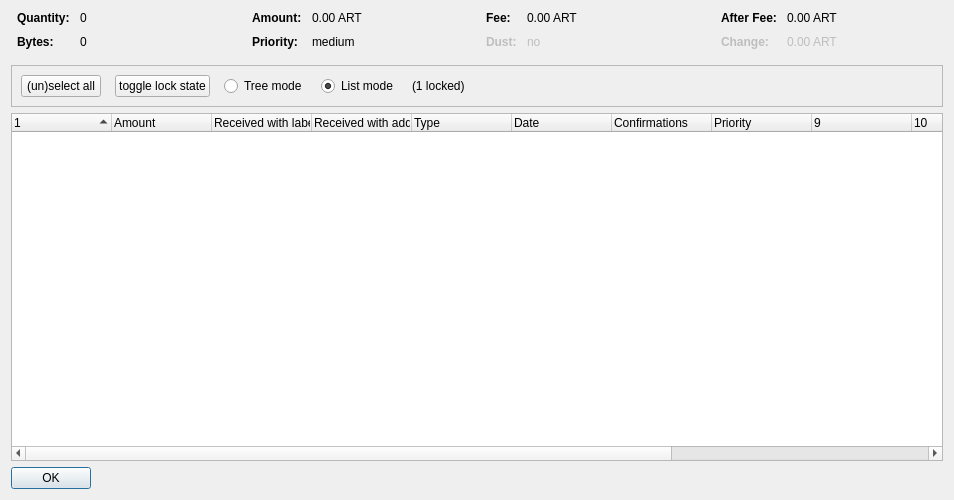
<?xml version="1.0" encoding="UTF-8"?>
<ui version="4.0">
 <class>CoinControlDialog</class>
 <widget class="QDialog" name="CoinControlDialog">
  <property name="geometry">
   <rect>
    <x>0</x>
    <y>0</y>
    <width>954</width>
    <height>500</height>
   </rect>
  </property>
  <property name="windowTitle">
   <string>Coin Selection</string>
  </property>
  <layout class="QVBoxLayout" name="verticalLayout">
   <item>
    <layout class="QHBoxLayout" name="horizontalLayoutTop" stretch="0,0,0,0">
     <property name="topMargin">
      <number>0</number>
     </property>
     <property name="bottomMargin">
      <number>10</number>
     </property>
     <item>
      <layout class="QFormLayout" name="formLayoutCoinControl1">
       <property name="horizontalSpacing">
        <number>10</number>
       </property>
       <property name="verticalSpacing">
        <number>10</number>
       </property>
       <property name="leftMargin">
        <number>6</number>
       </property>
       <property name="rightMargin">
        <number>6</number>
       </property>
       <item row="0" column="0">
        <widget class="QLabel" name="labelCoinControlQuantityText">
         <property name="font">
          <font>
           <weight>75</weight>
           <bold>true</bold>
          </font>
         </property>
         <property name="text">
          <string>Quantity:</string>
         </property>
        </widget>
       </item>
       <item row="0" column="1">
        <widget class="QLabel" name="labelCoinControlQuantity">
         <property name="cursor">
          <cursorShape>IBeamCursor</cursorShape>
         </property>
         <property name="contextMenuPolicy">
          <enum>Qt::ActionsContextMenu</enum>
         </property>
         <property name="text">
          <string notr="true">0</string>
         </property>
         <property name="textInteractionFlags">
          <set>Qt::LinksAccessibleByMouse|Qt::TextSelectableByKeyboard|Qt::TextSelectableByMouse</set>
         </property>
        </widget>
       </item>
       <item row="1" column="0">
        <widget class="QLabel" name="labelCoinControlBytesText">
         <property name="font">
          <font>
           <weight>75</weight>
           <bold>true</bold>
          </font>
         </property>
         <property name="text">
          <string>Bytes:</string>
         </property>
        </widget>
       </item>
       <item row="1" column="1">
        <widget class="QLabel" name="labelCoinControlBytes">
         <property name="cursor">
          <cursorShape>IBeamCursor</cursorShape>
         </property>
         <property name="contextMenuPolicy">
          <enum>Qt::ActionsContextMenu</enum>
         </property>
         <property name="text">
          <string notr="true">0</string>
         </property>
         <property name="textInteractionFlags">
          <set>Qt::LinksAccessibleByMouse|Qt::TextSelectableByKeyboard|Qt::TextSelectableByMouse</set>
         </property>
        </widget>
       </item>
      </layout>
     </item>
     <item>
      <layout class="QFormLayout" name="formLayoutCoinControl2">
       <property name="horizontalSpacing">
        <number>10</number>
       </property>
       <property name="verticalSpacing">
        <number>10</number>
       </property>
       <property name="leftMargin">
        <number>6</number>
       </property>
       <property name="rightMargin">
        <number>6</number>
       </property>
       <item row="0" column="0">
        <widget class="QLabel" name="labelCoinControlAmountText">
         <property name="font">
          <font>
           <weight>75</weight>
           <bold>true</bold>
          </font>
         </property>
         <property name="text">
          <string>Amount:</string>
         </property>
        </widget>
       </item>
       <item row="0" column="1">
        <widget class="QLabel" name="labelCoinControlAmount">
         <property name="cursor">
          <cursorShape>IBeamCursor</cursorShape>
         </property>
         <property name="contextMenuPolicy">
          <enum>Qt::ActionsContextMenu</enum>
         </property>
         <property name="text">
          <string notr="true">0.00 ART</string>
         </property>
         <property name="textInteractionFlags">
          <set>Qt::LinksAccessibleByMouse|Qt::TextSelectableByKeyboard|Qt::TextSelectableByMouse</set>
         </property>
        </widget>
       </item>
       <item row="1" column="0">
        <widget class="QLabel" name="labelCoinControlPriorityText">
         <property name="font">
          <font>
           <weight>75</weight>
           <bold>true</bold>
          </font>
         </property>
         <property name="text">
          <string>Priority:</string>
         </property>
        </widget>
       </item>
       <item row="1" column="1">
        <widget class="QLabel" name="labelCoinControlPriority">
         <property name="cursor">
          <cursorShape>IBeamCursor</cursorShape>
         </property>
         <property name="contextMenuPolicy">
          <enum>Qt::ActionsContextMenu</enum>
         </property>
         <property name="text">
          <string>medium</string>
         </property>
         <property name="textInteractionFlags">
          <set>Qt::LinksAccessibleByMouse|Qt::TextSelectableByKeyboard|Qt::TextSelectableByMouse</set>
         </property>
        </widget>
       </item>
      </layout>
     </item>
     <item>
      <layout class="QFormLayout" name="formLayoutCoinControl3">
       <property name="horizontalSpacing">
        <number>10</number>
       </property>
       <property name="verticalSpacing">
        <number>10</number>
       </property>
       <property name="leftMargin">
        <number>6</number>
       </property>
       <property name="rightMargin">
        <number>6</number>
       </property>
       <item row="0" column="0">
        <widget class="QLabel" name="labelCoinControlFeeText">
         <property name="font">
          <font>
           <weight>75</weight>
           <bold>true</bold>
          </font>
         </property>
         <property name="text">
          <string>Fee:</string>
         </property>
        </widget>
       </item>
       <item row="0" column="1">
        <widget class="QLabel" name="labelCoinControlFee">
         <property name="cursor">
          <cursorShape>IBeamCursor</cursorShape>
         </property>
         <property name="contextMenuPolicy">
          <enum>Qt::ActionsContextMenu</enum>
         </property>
         <property name="text">
          <string notr="true">0.00 ART</string>
         </property>
         <property name="textInteractionFlags">
          <set>Qt::LinksAccessibleByMouse|Qt::TextSelectableByKeyboard|Qt::TextSelectableByMouse</set>
         </property>
        </widget>
       </item>
       <item row="1" column="0">
        <widget class="QLabel" name="labelCoinControlLowOutputText">
         <property name="enabled">
          <bool>false</bool>
         </property>
         <property name="font">
          <font>
           <weight>75</weight>
           <bold>true</bold>
          </font>
         </property>
         <property name="text">
          <string>Dust:</string>
         </property>
        </widget>
       </item>
       <item row="1" column="1">
        <widget class="QLabel" name="labelCoinControlLowOutput">
         <property name="enabled">
          <bool>false</bool>
         </property>
         <property name="cursor">
          <cursorShape>IBeamCursor</cursorShape>
         </property>
         <property name="contextMenuPolicy">
          <enum>Qt::ActionsContextMenu</enum>
         </property>
         <property name="text">
          <string>no</string>
         </property>
         <property name="textInteractionFlags">
          <set>Qt::LinksAccessibleByMouse|Qt::TextSelectableByKeyboard|Qt::TextSelectableByMouse</set>
         </property>
        </widget>
       </item>
      </layout>
     </item>
     <item>
      <layout class="QFormLayout" name="formLayoutCoinControl4">
       <property name="horizontalSpacing">
        <number>10</number>
       </property>
       <property name="verticalSpacing">
        <number>10</number>
       </property>
       <property name="leftMargin">
        <number>6</number>
       </property>
       <property name="rightMargin">
        <number>6</number>
       </property>
       <item row="0" column="0">
        <widget class="QLabel" name="labelCoinControlAfterFeeText">
         <property name="font">
          <font>
           <weight>75</weight>
           <bold>true</bold>
          </font>
         </property>
         <property name="text">
          <string>After Fee:</string>
         </property>
        </widget>
       </item>
       <item row="0" column="1">
        <widget class="QLabel" name="labelCoinControlAfterFee">
         <property name="cursor">
          <cursorShape>IBeamCursor</cursorShape>
         </property>
         <property name="contextMenuPolicy">
          <enum>Qt::ActionsContextMenu</enum>
         </property>
         <property name="text">
          <string notr="true">0.00 ART</string>
         </property>
         <property name="textInteractionFlags">
          <set>Qt::LinksAccessibleByMouse|Qt::TextSelectableByKeyboard|Qt::TextSelectableByMouse</set>
         </property>
        </widget>
       </item>
       <item row="1" column="0">
        <widget class="QLabel" name="labelCoinControlChangeText">
         <property name="enabled">
          <bool>false</bool>
         </property>
         <property name="font">
          <font>
           <weight>75</weight>
           <bold>true</bold>
          </font>
         </property>
         <property name="text">
          <string>Change:</string>
         </property>
        </widget>
       </item>
       <item row="1" column="1">
        <widget class="QLabel" name="labelCoinControlChange">
         <property name="enabled">
          <bool>false</bool>
         </property>
         <property name="cursor">
          <cursorShape>IBeamCursor</cursorShape>
         </property>
         <property name="contextMenuPolicy">
          <enum>Qt::ActionsContextMenu</enum>
         </property>
         <property name="text">
          <string notr="true">0.00 ART</string>
         </property>
         <property name="textInteractionFlags">
          <set>Qt::LinksAccessibleByMouse|Qt::TextSelectableByKeyboard|Qt::TextSelectableByMouse</set>
         </property>
        </widget>
       </item>
      </layout>
     </item>
    </layout>
   </item>
   <item>
    <widget class="QFrame" name="frame">
     <property name="minimumSize">
      <size>
       <width>0</width>
       <height>40</height>
      </size>
     </property>
     <property name="frameShape">
      <enum>QFrame::StyledPanel</enum>
     </property>
     <property name="frameShadow">
      <enum>QFrame::Sunken</enum>
     </property>
     <layout class="QHBoxLayout" name="horizontalLayout">
      <item>
       <layout class="QHBoxLayout" name="horizontalLayoutPanel" stretch="0,0,0,0,0,0">
        <property name="spacing">
         <number>14</number>
        </property>
        <item>
         <widget class="QPushButton" name="pushButtonSelectAll">
          <property name="sizePolicy">
           <sizepolicy hsizetype="Maximum" vsizetype="Fixed">
            <horstretch>0</horstretch>
            <verstretch>0</verstretch>
           </sizepolicy>
          </property>
          <property name="text">
           <string>(un)select all</string>
          </property>
          <property name="autoDefault">
           <bool>false</bool>
          </property>
         </widget>
        </item>
        <item>
         <widget class="QPushButton" name="pushButtonToggleLock">
          <property name="sizePolicy">
           <sizepolicy hsizetype="Maximum" vsizetype="Fixed">
            <horstretch>0</horstretch>
            <verstretch>0</verstretch>
           </sizepolicy>
          </property>
          <property name="text">
           <string>toggle lock state</string>
          </property>
          <property name="autoDefault">
           <bool>false</bool>
          </property>
         </widget>
        </item>
        <item>
         <widget class="QRadioButton" name="radioTreeMode">
          <property name="sizePolicy">
           <sizepolicy hsizetype="Maximum" vsizetype="Fixed">
            <horstretch>0</horstretch>
            <verstretch>0</verstretch>
           </sizepolicy>
          </property>
          <property name="text">
           <string>Tree mode</string>
          </property>
         </widget>
        </item>
        <item>
         <widget class="QRadioButton" name="radioListMode">
          <property name="sizePolicy">
           <sizepolicy hsizetype="Maximum" vsizetype="Fixed">
            <horstretch>0</horstretch>
            <verstretch>0</verstretch>
           </sizepolicy>
          </property>
          <property name="text">
           <string>List mode</string>
          </property>
          <property name="checked">
           <bool>true</bool>
          </property>
         </widget>
        </item>
        <item>
         <widget class="QLabel" name="labelLocked">
          <property name="text">
           <string>(1 locked)</string>
          </property>
         </widget>
        </item>
        <item>
         <spacer name="horizontalSpacer">
          <property name="orientation">
           <enum>Qt::Horizontal</enum>
          </property>
          <property name="sizeHint" stdset="0">
           <size>
            <width>40</width>
            <height>20</height>
           </size>
          </property>
         </spacer>
        </item>
       </layout>
      </item>
     </layout>
    </widget>
   </item>
   <item>
    <widget class="CoinControlTreeWidget" name="treeWidget">
     <property name="contextMenuPolicy">
      <enum>Qt::CustomContextMenu</enum>
     </property>
     <property name="sortingEnabled">
      <bool>false</bool>
     </property>
     <property name="columnCount">
      <number>13</number>
     </property>
     <attribute name="headerShowSortIndicator" stdset="0">
      <bool>true</bool>
     </attribute>
     <attribute name="headerStretchLastSection">
      <bool>false</bool>
     </attribute>
     <column>
      <property name="text">
       <string/>
      </property>
     </column>
     <column>
      <property name="text">
       <string>Amount</string>
      </property>
     </column>
     <column>
      <property name="text">
       <string>Received with label</string>
      </property>
     </column>
     <column>
      <property name="text">
       <string>Received with address</string>
      </property>
     </column>
     <column>
      <property name="text">
	<string>Type</string>
      </property>
     </column>
     <column>
      <property name="text">	 
       <string>Date</string>
      </property>
     </column>
     <column>
      <property name="text">
       <string>Confirmations</string>
      </property>
      <property name="toolTip">
       <string>Confirmed</string>
      </property>
     </column>
     <column>
      <property name="text">
       <string>Priority</string>
      </property>
     </column>
     <column>
      <property name="text">
       <string/>
      </property>
     </column>
     <column>
      <property name="text">
       <string/>
      </property>
     </column>
     <column>
      <property name="text">
       <string/>
      </property>
     </column>
     <column>
      <property name="text">
       <string/>
      </property>
     </column>
     <column>
      <property name="text">
       <string/>
      </property>
     </column>
    </widget>
   </item>
   <item>
    <widget class="QDialogButtonBox" name="buttonBox">
     <property name="sizePolicy">
      <sizepolicy hsizetype="Maximum" vsizetype="Fixed">
       <horstretch>0</horstretch>
       <verstretch>0</verstretch>
      </sizepolicy>
     </property>
     <property name="orientation">
      <enum>Qt::Horizontal</enum>
     </property>
     <property name="standardButtons">
      <set>QDialogButtonBox::Ok</set>
     </property>
    </widget>
   </item>
  </layout>
 </widget>
 <customwidgets>
  <customwidget>
   <class>CoinControlTreeWidget</class>
   <extends>QTreeWidget</extends>
   <header>coincontroltreewidget.h</header>
  </customwidget>
 </customwidgets>
 <resources/>
 <connections/>
</ui>
